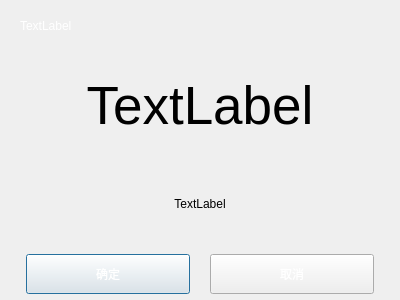
<?xml version="1.0" encoding="UTF-8"?>
<ui version="4.0">
 <class>DialogAutoCloseMessageBox</class>
 <widget class="QDialog" name="DialogAutoCloseMessageBox">
  <property name="geometry">
   <rect>
    <x>0</x>
    <y>0</y>
    <width>400</width>
    <height>300</height>
   </rect>
  </property>
  <property name="sizePolicy">
   <sizepolicy hsizetype="Preferred" vsizetype="Preferred">
    <horstretch>0</horstretch>
    <verstretch>0</verstretch>
   </sizepolicy>
  </property>
  <property name="windowTitle">
   <string>Dialog</string>
  </property>
  <property name="styleSheet">
   <string notr="true">QDialog{border-image: url(:/image/tipsBkg.png);}
QPushButton
{
    border-image: url(:/image/btnG.png);
	color: white;
}


QPushButton:pressed
{
    border-image: url(:/image/btnR.png);
}</string>
  </property>
  <layout class="QVBoxLayout" name="verticalLayout">
   <property name="spacing">
    <number>0</number>
   </property>
   <property name="leftMargin">
    <number>20</number>
   </property>
   <property name="topMargin">
    <number>0</number>
   </property>
   <property name="rightMargin">
    <number>20</number>
   </property>
   <property name="bottomMargin">
    <number>0</number>
   </property>
   <item>
    <widget class="QLabel" name="labelTitle">
     <property name="sizePolicy">
      <sizepolicy hsizetype="Preferred" vsizetype="Fixed">
       <horstretch>0</horstretch>
       <verstretch>0</verstretch>
      </sizepolicy>
     </property>
     <property name="minimumSize">
      <size>
       <width>0</width>
       <height>52</height>
      </size>
     </property>
     <property name="styleSheet">
      <string notr="true">color: rgb(255, 255, 255);</string>
     </property>
     <property name="text">
      <string>TextLabel</string>
     </property>
     <property name="alignment">
      <set>Qt::AlignLeading|Qt::AlignLeft|Qt::AlignVCenter</set>
     </property>
    </widget>
   </item>
   <item>
    <layout class="QGridLayout" name="gridLayout">
     <property name="leftMargin">
      <number>6</number>
     </property>
     <property name="topMargin">
      <number>6</number>
     </property>
     <property name="rightMargin">
      <number>6</number>
     </property>
     <property name="bottomMargin">
      <number>6</number>
     </property>
     <property name="spacing">
      <number>20</number>
     </property>
     <item row="2" column="0">
      <widget class="QPushButton" name="pushButtonOK">
       <property name="sizePolicy">
        <sizepolicy hsizetype="Minimum" vsizetype="Fixed">
         <horstretch>0</horstretch>
         <verstretch>0</verstretch>
        </sizepolicy>
       </property>
       <property name="minimumSize">
        <size>
         <width>0</width>
         <height>40</height>
        </size>
       </property>
       <property name="text">
        <string>确定</string>
       </property>
      </widget>
     </item>
     <item row="2" column="1">
      <widget class="QPushButton" name="pushButtonCancel">
       <property name="sizePolicy">
        <sizepolicy hsizetype="Minimum" vsizetype="Fixed">
         <horstretch>0</horstretch>
         <verstretch>0</verstretch>
        </sizepolicy>
       </property>
       <property name="minimumSize">
        <size>
         <width>0</width>
         <height>40</height>
        </size>
       </property>
       <property name="text">
        <string>取消</string>
       </property>
      </widget>
     </item>
     <item row="0" column="0" colspan="2">
      <widget class="QLabel" name="label">
       <property name="sizePolicy">
        <sizepolicy hsizetype="Preferred" vsizetype="Preferred">
         <horstretch>0</horstretch>
         <verstretch>0</verstretch>
        </sizepolicy>
       </property>
       <property name="minimumSize">
        <size>
         <width>348</width>
         <height>96</height>
        </size>
       </property>
       <property name="font">
        <font>
         <pointsize>40</pointsize>
        </font>
       </property>
       <property name="text">
        <string>TextLabel</string>
       </property>
       <property name="scaledContents">
        <bool>false</bool>
       </property>
       <property name="alignment">
        <set>Qt::AlignCenter</set>
       </property>
       <property name="wordWrap">
        <bool>false</bool>
       </property>
      </widget>
     </item>
     <item row="1" column="0" colspan="2">
      <widget class="QLabel" name="labelCntDown">
       <property name="sizePolicy">
        <sizepolicy hsizetype="Preferred" vsizetype="Fixed">
         <horstretch>0</horstretch>
         <verstretch>0</verstretch>
        </sizepolicy>
       </property>
       <property name="minimumSize">
        <size>
         <width>60</width>
         <height>60</height>
        </size>
       </property>
       <property name="text">
        <string>TextLabel</string>
       </property>
       <property name="alignment">
        <set>Qt::AlignCenter</set>
       </property>
      </widget>
     </item>
    </layout>
   </item>
  </layout>
 </widget>
 <resources/>
 <connections/>
</ui>
